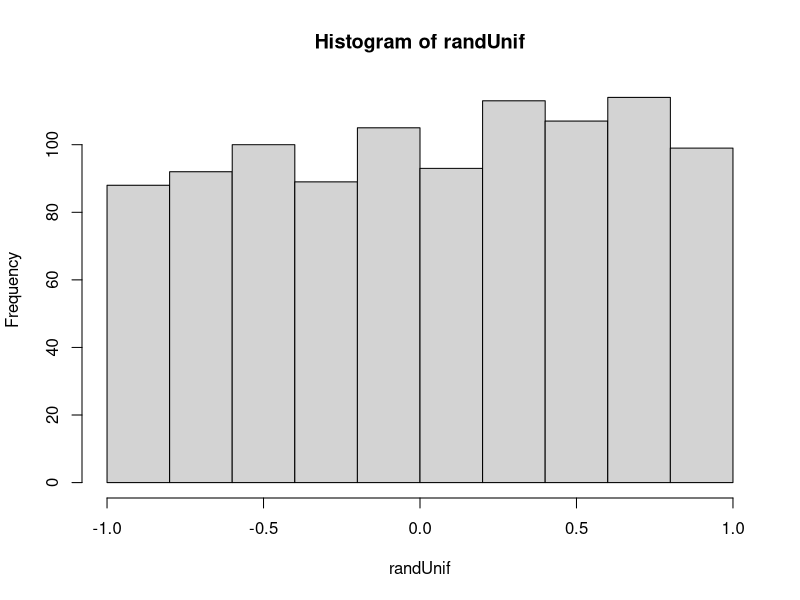

Write the R code that produced this figure.

# Generate random sample of size 1000 from uniform on interval
randUnif <- runif(n=1000, min=-1, max=1)
mean(randUnif)
sd(randUnif)

# theoretical mean: (b + a)/2 = 0
# theoretical sd = (b - a)^2 / 12 = 1/3
sqrt((1+1)^2 / 12)


# b) histogram
hist(randUnif, breaks = seq(from= -1, to=1, by=0.2))
# same thing as if you didn't hand in the breaks. 